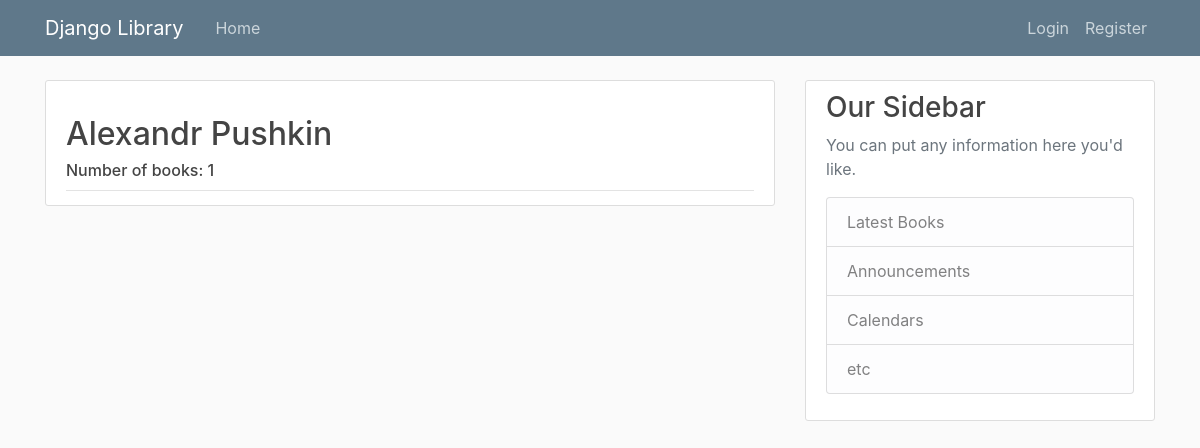
The page /author/6 on the database its author committed.
### library/models.py (models this page shows, shortened)
class Author(models.Model):
    first_name = models.CharField(max_length=30)
    second_name = models.CharField(max_length=30)

### library/views.py (the view)
# urls.py: path('author/<int:pk>', AuthorDetailView.as_view(), name='author-detail'),
class AuthorDetailView(DetailView):
    model = Author

### library/templates/library/author_detail.html (shortened to what this page needs)
{% extends "library/base.html" %}
{% block content %}
  <article class="media content-section">
    <div class="media-body">
      <div class="article-metadata">
      <h2 class="article-title">{{author.first_name}} {{ author.second_name }}</h2>
      <h6 class="article-title">Number of books: {{author.book_set.count}}</h6>
    </div>
  </article>
{% endblock content %}

### library/static/library/main.css (style rules this page uses)
body { background: #fafafa; color: #333333; margin-top: 5rem; }
h1, h2, h3, h4, h5, h6 { color: #444444; }
.content-section { background: #ffffff; padding: 10px 20px; border: 1px solid #dddddd; border-radius: 3px; margin-bottom: 20px; }
.article-title { color: #444444; }
.article-metadata { padding-bottom: 1px; margin-bottom: 4px; border-bottom: 1px solid #e3e3e3 }

### rows shown on the page
Author: first_name "Alexandr", second_name "Pushkin", book_set.count "1"
